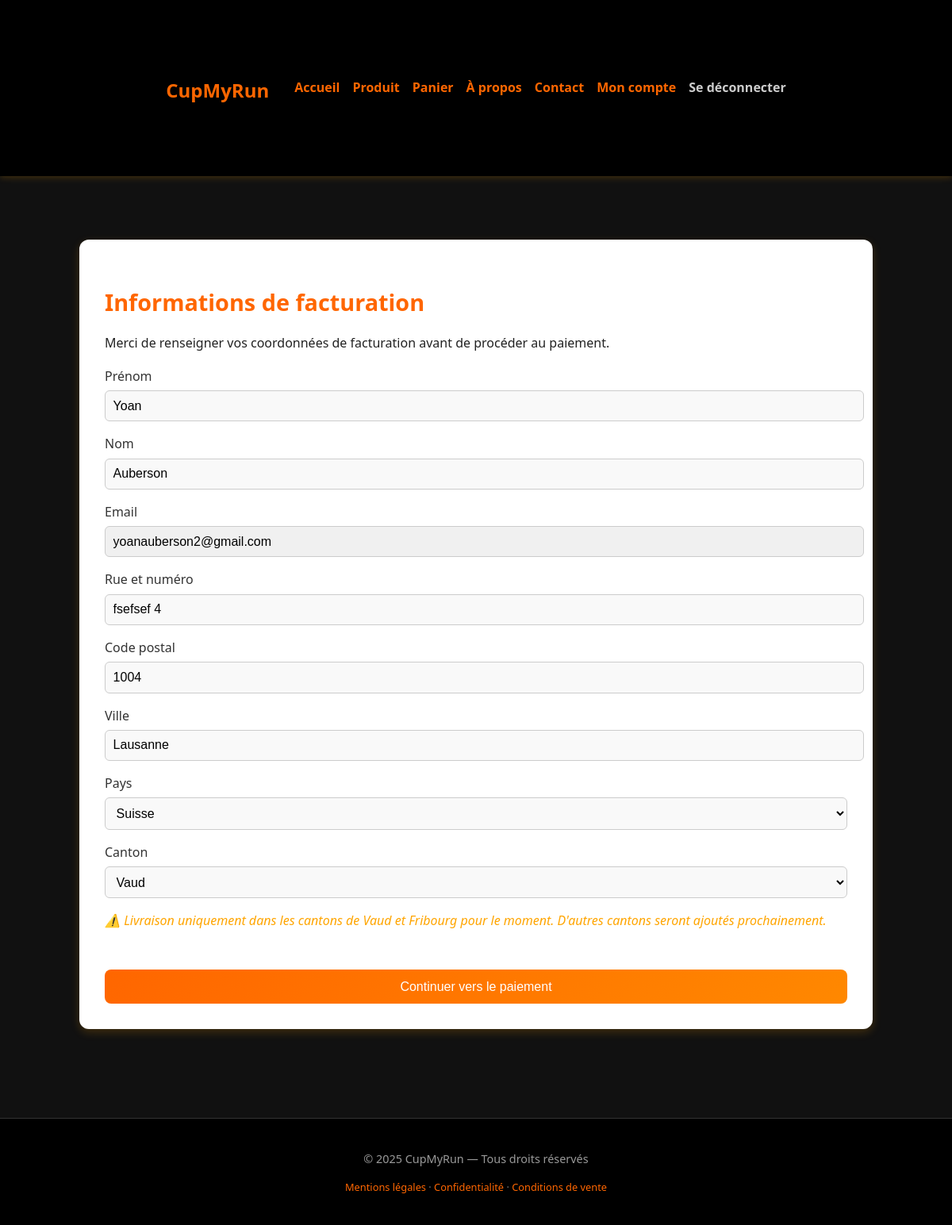
The page /checkout-info (signed in) on the database its author committed.
### models/db_database.py (models this page shows, shortened)
class BillingInfo(db.Model):
    __tablename__ = "billing_info"
    id = db.Column(db.Integer, primary_key=True)
    user_id = db.Column(db.Integer, db.ForeignKey("users.id"), nullable=False, unique=True)
    first_name = db.Column(db.String(50), nullable=False)
    last_name = db.Column(db.String(50), nullable=False)
    email = db.Column(db.String(150), nullable=False)
    street = db.Column(db.String(100))
    postal_code = db.Column(db.String(10))
    city = db.Column(db.String(50))
    region = db.Column(db.String(10))   # canton
    country = db.Column(db.String(10))  # ex: CH
    updated_at = db.Column(db.DateTime, default=datetime.utcnow, onupdate=datetime.utcnow)

class User(db.Model):
    __tablename__ = "users"
    id = db.Column(db.Integer, primary_key=True)
    first_name = db.Column(db.String(50), nullable=False)
    last_name = db.Column(db.String(50), nullable=False)
    email = db.Column(db.String(150), unique=True, nullable=False)
    password = db.Column(db.String(200), nullable=True)  # 🔑 mot de passe haché
    created_at = db.Column(db.DateTime, default=datetime.utcnow)
    strava_access_token = db.Column(db.String(255), nullable=True)
    strava_refresh_token = db.Column(db.String(255), nullable=True)
    strava_token_expires_at = db.Column(db.Integer, nullable=True)  # timestamp Unix
    orders = db.relationship("Order", backref="user", lazy=True)
    billing_info = db.relationship("BillingInfo", backref="user", uselist=False, lazy=True)

### routes/mollie.py (the view, shortened to what this page needs)
@mollie_bp.route("/checkout-info", methods=["GET", "POST"])
def checkout_info():
    user = None
    billing_data = {}
    if 'user_id' in session:
        user = User.query.get(session['user_id'])
        if user and user.billing_info:
            billing_data = {
                "billing_firstname": user.billing_info.first_name,
                "billing_lastname": user.billing_info.last_name,
                "billing_email": user.billing_info.email,
                "billing_address": user.billing_info.street,
                "billing_postal": user.billing_info.postal_code,
                "billing_city": user.billing_info.city,
                "billing_canton": user.billing_info.region,
                "billing_country": user.billing_info.country
            }
    elif "guest_billing" in session:
        billing_data = session["guest_billing"]
    return render_template("checkout_info.html", user=user, billing_data=billing_data)

### app.py (called while the page is built, shortened)
@app.before_request
def check_session_timeout():
    now = datetime.utcnow()
    last_active = session.get("last_active_at")
    if "user_id" in session or "guest_billing" in session:
        session["last_active_at"] = now.strftime("%Y-%m-%d %H:%M:%S")

@app.before_request
def init_strava_stats():
    try:
        total = StravaService.recalculate_connected_count()
    except Exception as e:
        print(f"⚠️ Erreur au recalcul du compteur Strava au démarrage : {e}")

### services/strava_service.py (called while the page is built)
    @staticmethod
    def recalculate_connected_count():
        from models.db_database import AppStats, User, GuestStravaSession
        now = time.time()
        users_connected = User.query.filter(
            User.strava_access_token.isnot(None),
            User.strava_access_token != "",
            User.strava_token_expires_at > now
        ).count()
        guests_connected = GuestStravaSession.query.filter(
            GuestStravaSession.strava_token_expires_at > now
        ).count()
        total = users_connected + guests_connected
        stats = AppStats.query.first()
        if not stats:
            stats = AppStats(strava_connected_count=total)
            db.session.add(stats)
        else:
            stats.strava_connected_count = total
        db.session.commit()
        return total

### templates/checkout_info.html (shortened to what this page needs)
{% extends "base.html" %}
{% block content %}
<div class="container">
    <div class="form-box">
        <h2>Informations de facturation</h2>
        <p>Merci de renseigner vos coordonnées de facturation avant de procéder au paiement.</p>
        <form method="POST">
            <label>Prénom</label>
            <input name="billing_firstname"
                   pattern="^[A-Za-zÀ-ÿ\s'-]{2,50}$"
                   required
                   title="Veuillez entrer entre 2 et 50 lettres."
                   type="text"
                   value="{{ billing_data.billing_firstname if billing_data else (user.first_name if user else '') }}">
            <label>Nom</label>
            <input name="billing_lastname"
                   pattern="^[A-Za-zÀ-ÿ\s'-]{2,50}$"
                   required
                   title="Veuillez entrer entre 2 et 50 lettres."
                   type="text"
                   value="{{ billing_data.billing_lastname if billing_data else (user.last_name if user else '') }}">
            <label>Email</label>
            {% if user %}
            <input type="email"
                   value="{{ user.email }}"
                   readonly
                   style="background:#f0f0f0; cursor:not-allowed;">
            {% else %}
            <input type="email"
                   name="billing_email"
                   required
                   value="{{ billing_data.billing_email if billing_data else '' }}">
            {% endif %}
            <label>Rue et numéro</label>
            <input name="billing_address"
                   pattern="^[0-9A-Za-zÀ-ÿ\s.'-]{5,100}$"
                   required
                   title="Adresse invalide (5 à 100 caractères)."
                   type="text"
                   value="{{ billing_data.billing_address if billing_data else (user.billing_info.street if user and user.billing_info else '') }}">
            <label>Code postal</label>
            <input name="billing_postal"
                   pattern="^\d{4}$"
                   required
                   title="Code postal suisse : 4 chiffres."
                   type="text"
                   value="{{ billing_data.billing_postal if billing_data else (user.billing_info.postal_code if user and user.billing_info else '') }}">
            <label>Ville</label>
            <input name="billing_city"
                   pattern="^[A-Za-zÀ-ÿ\s'-]{2,50}$"
                   required
                   title="Nom de ville invalide."
                   type="text"
                   value="{{ billing_data.billing_city if billing_data else (user.billing_info.city if user and user.billing_info else '') }}">
            <label>Pays</label>
            <select name="billing_country" required>
                <option value="CH"
                        {% if (billing_data and billing_data.billing_country == 'CH' )
                        or (user and user.billing_info and user.billing_info.country == 'CH' ) %}selected{% endif %}>
                    Suisse
                </option>
            </select>
            <label>Canton</label>
            <select name="billing_canton" required>
                <option value="VD"
                        {% if (billing_data and billing_data.billing_canton == 'VD' )
                        or (user and user.billing_info and user.billing_info.region == 'VD' ) %}selected{% endif %}>
                    Vaud
                </option>
            </select>
            <p style="color: orange; font-style: italic;">
                ⚠️ Livraison uniquement dans les cantons de Vaud et Fribourg pour le moment.
                D'autres cantons seront ajoutés prochainement.
            </p>
            <button type="submit">Continuer vers le paiement</button>
        </form>
    </div>
</div>
{% endblock %}

### static/style.css (style rules this page uses)
body { font-family: 'Segoe UI', system-ui, sans-serif; margin: 0; padding: 0; line-height: 1.6; background-color: #111; color: #fff; transition: background 0.3s ease; }
button { margin-top: 2rem; width: 100%; padding: 0.9rem 1.2rem; font-size: 1.1rem; border: none; border-radius: 10px; background: linear-gradient(135deg, #ff6600, #ff8800); color: white; cursor: pointer; transition: background 0.3s ease, transform 0.2s ease; }
.form-box input, .form-box select, .form-box button { transition: all 0.3s ease; }
.container { display: flex; flex-wrap: wrap; gap: 2rem; max-width: 1000px; margin: 2rem auto; padding: 1rem; }
.form-box { flex: 1 1 350px; background: #fff; color: #222; padding: 2rem; border-radius: 12px; box-shadow: 0 4px 12px rgba(255, 165, 0, 0.2); }
.form-box h2 { font-size: 1.8rem; margin-bottom: 0.5rem; color: #ff6600; }
.form-box label { display: block; margin-top: 1rem; font-weight: 500; color: #333; }
.form-box input, .form-box select { width: 100%; padding: 0.6rem; margin-top: 0.3rem; border: 1px solid #ccc; border-radius: 6px; background: #f9f9f9; font-size: 1rem; }
.form-box button { margin-top: 2rem; width: 100%; padding: 0.8rem; background-color: #ff6600; color: white; border: none; border-radius: 8px; font-size: 1rem; cursor: pointer; transition: background 0.3s ease, transform 0.2s ease; }
.container { animation: fadeInUp 0.8s ease-out both; }

### static/mobile.css (style rules this page uses)
.container, .product-page, .form-box, .product-info, .account-card { flex-direction: column; padding: 1rem; width: 100%; }
input, select, textarea, button { width: 100%; font-size: 1rem; padding: 0.8rem; }
h1, h2 { font-size: 1.5rem; }
.product-info h2, .form-box h2 { font-size: 1.3rem; }
button { width: 100%; padding: 0.8rem; font-size: 1rem; }

### rows shown on the page
BillingInfo: billing_firstname "Yoan", billing_lastname "Auberson", billing_address "fsefsef 4", billing_postal "1004", billing_city "Lausanne", billing_country "Suisse", billing_canton "Vaud"
User: email "yoanauberson2@gmail.com"

### other values the page prints
{{ 2025 }} "2025"
